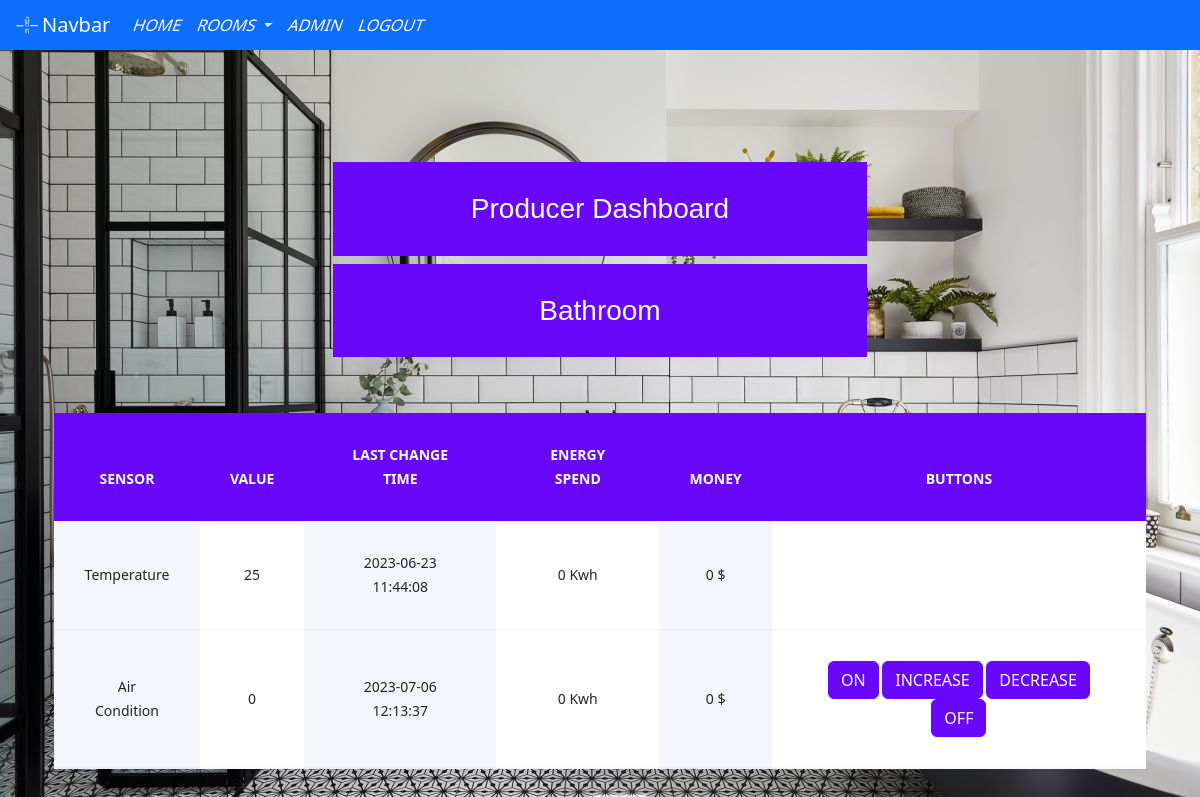
Screenshot of /roomP.php?roomID=0 (signed in) with the database file from the repository.
### tables this page shows
CREATE TABLE `room` (
  `roomID` int(2) NOT NULL,
  `roomName` varchar(255) DEFAULT NULL,
  `roomPhoto` varchar(255) NOT NULL,
  `homeID` int(4) NOT NULL
);

CREATE TABLE `sensor` (
  `sensorID` int(5) NOT NULL,
  `sensorType` varchar(255) NOT NULL,
  `sensorValue` int(5) NOT NULL,
  `sensorTime` timestamp NOT NULL DEFAULT current_timestamp() ON UPDATE current_timestamp(),
  `sensorKwh` float NOT NULL,
  `sensorMoney` float NOT NULL,
  `sensorRoomID` int(5) NOT NULL
);

### roomP.php (the view, shortened to what this page needs)
<!DOCTYPE html>
<html>
<head>
    <link rel="stylesheet" href="assets/css/rooms.css">
    <header>
        <?php include("navbarP.php"); ?>
    <?php
    $sqlroom = $db->prepare('SELECT * from room WHERE roomID=:roomID');
    $sqlroom->bindParam(':roomID', $_GET["roomID"]);
    $sqlroom->execute();
    $room = $sqlroom->fetch(PDO::FETCH_ASSOC);
    ?>
</head>
<body>
    <div class="container" ">
       <section class="ftco-section">
           <div class="container">
               <div class="row justify-content-center">
                   <div class="col-md-6 text-center mb-5">
                       <h2 class="heading-section" >Producer Dashboard</h2>
                       <h3 class="heading-section" ><?php echo $room["roomName"] ?></h3>
                   </div>
               </div>
               <div class="row">
               <div class="col-md-12">
                       <div class="table-wrap">
                           <table class="table">
                           <thead class="thead-primary">
                           <tr>
                            <th scope="col">SENSOR</th>
                            <th scope="col">VALUE</th>
                            <th scope="col">LAST CHANGE TIME</th>
                            <th scope="col">ENERGY SPEND</th>
                            <th scope="col">MONEY</th>
                            <th scope="col">BUTTONS</th>
                        </tr>
                           </thead>
                    <tbody>
                        <?php
                        $sqlsensor = $db->prepare('SELECT * from sensor WHERE sensorRoomID=:sensorRoomID');
                        $sqlsensor->bindParam(':sensorRoomID', $_GET["roomID"]);
                        $sqlsensor->execute();
                        $sensors = $sqlsensor->fetchAll(PDO::FETCH_ASSOC);
                        foreach ($sensors as $sensor) {
                        ?>
                            <tr>
                                <td><?php echo $sensor['sensorType'] ?></td>
                                <td><?php echo $sensor['sensorValue'] ?></td>
                                <td><?php echo $sensor['sensorTime'] ?></td>
                                <td><?php echo $sensor['sensorKwh'] ?> Kwh</td>
                                <td><?php echo $sensor['sensorMoney'] ?> $</td>
                                <td>
                                    <form action="config/operation.php" method="post">
                                    <div class="scope border-bottom-0" aria-label="Basic example">
                                        <?php
                                        if ($sensor["sensorType"] == "Light") {
                                            echo '<button type="submit" class="btn btn-primary" name="lighton">ON</button>
                                        <button type="submit" class="btn btn-primary" name="lightoff">OFF</button>';
                                        }
                                        elseif ($sensor["sensorType"]=="Air Condition") {
                                            echo '<button type="submit" class="btn btn-primary" name="airon">ON</button>
                                                <button type="submit" class="btn btn-primary" name="airup">INCREASE</button>
                                                <button type="submit" class="btn btn-primary" name="airdown">DECREASE</button>
                                                <button type="submit" class="btn btn-primary" name="airoff">OFF</button>';
                                        }
                                        elseif($sensor["sensorType"]=="Humidity"){
                                            echo '<button type="submit" class="btn btn-primary" name="humup">INCREASE</button>
                                        <button type="submit" class="btn btn-primary" name="humdown">DECREASE</button>';
                                        }
                                        ?>
                                        </div>
                                    </form>
                                </td>
                            </tr>
                        <?php } ?>
                    </tbody>
                </table>
            </div>
        </div>
    </div>
    </div>
</body>
</html>

### assets/css/navbar.css (style rules this page uses)
button { background: #; box-shadow: none; border: none; cursor: pointer; width: 100%; }
html { scroll-behavior: smooth; }
body { line-height: 1.5em; padding: 0; margin: 0; }
section { height: 100vh; }

### rows the page displays
room: roomName "Bathroom"
sensor: sensorType "Temperature", sensorValue "25", sensorTime "2023-06-23 11:44:08", sensorKwh "0", sensorMoney "0"
sensor: sensorType "Air Condition", sensorValue "0", sensorTime "2023-07-06 12:13:37", sensorKwh "0", sensorMoney "0", shows "ON"
